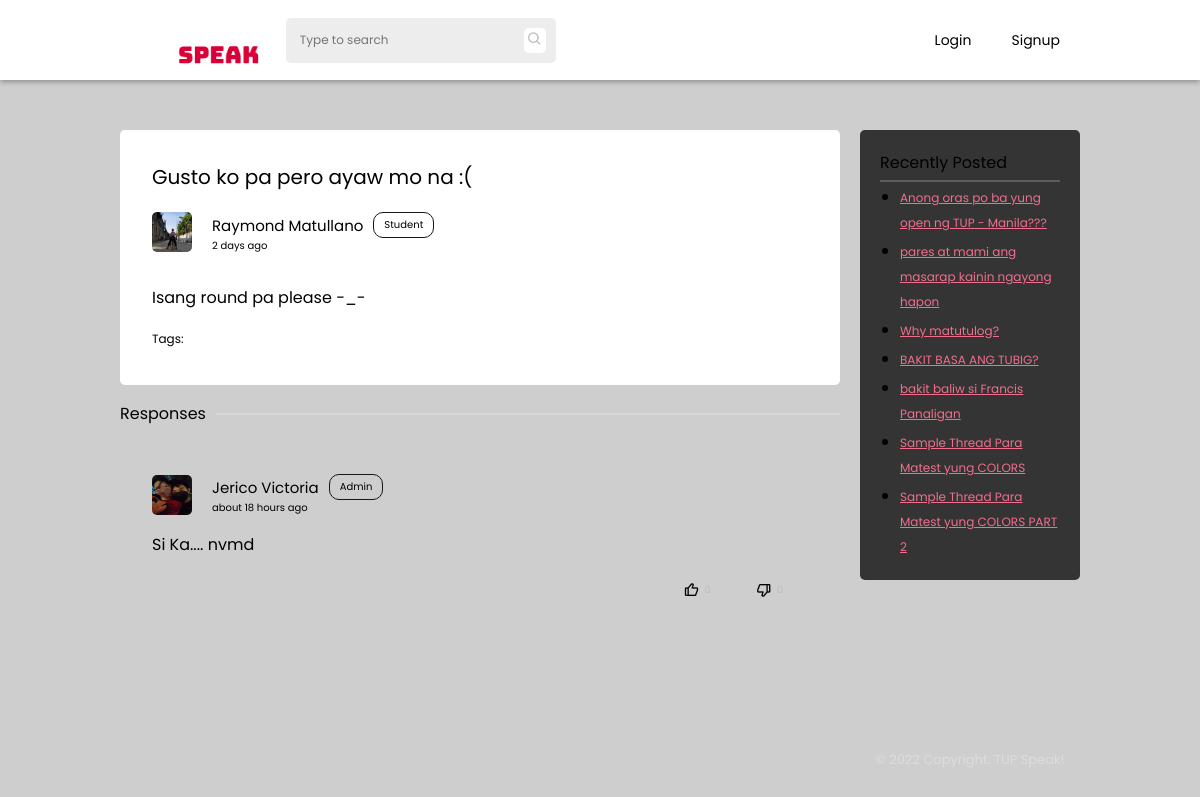
/thread.php?threadid=thrd62a8a1b5b5821, run on the app's committed database.
### tables this page shows
CREATE TABLE `threads` (
  `id` int(11) NOT NULL,
  `thread_id` varchar(255) NOT NULL,
  `author` varchar(255) NOT NULL,
  `title` varchar(255) NOT NULL,
  `body` longtext NOT NULL,
  `tags` varchar(255) NOT NULL,
  `status` int(1) NOT NULL DEFAULT 0,
  `thread_status` varchar(255) NOT NULL DEFAULT 'pending',
  `date_posted` date NOT NULL DEFAULT current_timestamp(),
  `time_posted` time NOT NULL DEFAULT current_timestamp()
);

CREATE TABLE `users` (
  `id` int(11) NOT NULL,
  `uid` varchar(255) NOT NULL,
  `firstname` varchar(255) NOT NULL,
  `lastname` varchar(255) NOT NULL,
  `email` varchar(255) NOT NULL,
  `password` varchar(255) NOT NULL,
  `avatar` varchar(255) NOT NULL DEFAULT 'assets/images/avatar/default.jpg',
  `cover` varchar(255) NOT NULL DEFAULT 'assets/images/avatar/default-cover.jpg',
  `birthdate` date NOT NULL,
  `privileged` tinyint(1) NOT NULL DEFAULT 0,
  `campus` varchar(100) NOT NULL DEFAULT 'Manila',
  `bio` text NOT NULL,
  `account_type` varchar(255) NOT NULL DEFAULT 'student',
  `restricted` tinyint(1) DEFAULT 0,
  `restricted_reason` varchar(255) DEFAULT NULL
);

CREATE TABLE `comments` (
  `id` int(11) NOT NULL,
  `thread_id` varchar(255) NOT NULL,
  `comment_id` varchar(255) NOT NULL,
  `comment_author` varchar(255) NOT NULL,
  `comment_date` date NOT NULL DEFAULT current_timestamp(),
  `comment_time` time NOT NULL DEFAULT current_timestamp(),
  `comment` longtext NOT NULL,
  `answer` tinyint(1) NOT NULL DEFAULT 0
);

### thread.php (the view, shortened to what this page needs)
 <?php
   include('php-scripts/thread-scripts.php');
?>
<!DOCTYPE html>
<html lang="en">
   <head>
      <link rel="stylesheet" href="styles/default.css">
      <link rel="stylesheet" href="styles/thread.css">
      <link rel="stylesheet" href="styles/navbar.css">
      <link href='https://unpkg.com/boxicons@2.1.2/css/boxicons.min.css' rel='stylesheet'>
   </head>
   <body>
      <?php include('php-scripts/navbar.php'); ?>
      <section class="main">
         <div class="container">
            <div class="container-1">
               <div class="threads">
                  <div class="titles">
                     <div class="thread-title">
                        <?php echo $data['title']?>
                     </div>
                     <div class="author">
                        <div class="author-details">
                           <img class="thread-avatar" src="<?php echo $user_data['avatar']?>" alt="">
                           <div class="details">
                              <div class="user">
                                 <p class="name" data-acct="<?php echo $data['author'] ?>"><?php echo $user_data['firstname'] . " " . $user_data['lastname']?></p>
                                 <p class="user-type">Student</p>
                              </div>
                              <p class="date-published">
                              </p>
                           </div>
                        </div>
                     </div>
                  </div>
                  <div class="main-threads">
                     <p class="thread-content-text"><?php echo jsonToHtml($data['body']) ?></p>
                     <p class="tags">Tags:
                     </p>
                  </div>
               </div>
               <div class="divider">
                  <p>Responses</p>
                  <div>
                     <hr>
                  </div>
               </div>
               <div id="comments">
                  <?php fetchComments($_GET['threadid']) ?>
               </div>
            </div>
            <div class="container-2">
               <div class="recently-posted">
                  <p>Recently Posted</p>
                  <hr>
                  <ul>
                  <?php
                     $query = mysqli_query($conn, "SELECT * FROM threads WHERE thread_id != '$tid' AND thread_status = 'open' ORDER BY date_posted DESC LIMIT 7");
                     while($data = mysqli_fetch_assoc($query)){
                        echo '<li><a href="thread.php?threadid='.$data['thread_id'].'">'.$data['title'].'</a></li>';
                     }
                  ?>
                  </ul>
               </div>
               <footer>
                  <p>&copy; 2022 Copyright: TUP Speak!</p>
               </footer>
            </div>
         </div>
      </section>
   </body>
</html>

### php-scripts/thread-scripts.php (shortened to what this page needs)
<?php
    include('db.php');
    $firstCheck = true;
    function fetchComments($tid){
        global $conn;
        $query = mysqli_query($conn, "SELECT * FROM comments WHERE thread_id='$tid' ORDER BY answer DESC");
        $data_comment = $query->fetch_assoc();
        if (!empty($data_comment)){
            do{
                $user = mysqli_query($conn, "SELECT * FROM users WHERE uid='{$data_comment["comment_author"]}'");
                $data = mysqli_fetch_array($user);
                if ($data){
                    $author_given_name = $data['firstname'];
                    $author_family_name = $data['lastname'];
                    $author_avatar = $data['avatar'];
                }
                if (isset($_SESSION['uid'])){
                    $commentQuery = mysqli_query($conn, "SELECT * FROM votes WHERE comment_id = '{$data_comment['comment_id']}' and uid = '{$_SESSION['uid']}'");
                    $voteComment = mysqli_fetch_assoc($commentQuery);
                    if($voteComment){
                        $vStat = $voteComment['status'];
                        if ( $vStat == "upvote"){
                            $upvote_class = "bx bxs-like";
                            $downvote_class = "bx bx-dislike";
                        } else if ($vStat == "downvote"){
                            $upvote_class = "bx bx-like";
                            $downvote_class = "bx bxs-dislike";
                        }
                    } else{
                        $upvote_class = "bx bx-like";
                        $downvote_class = "bx bx-dislike";
                    }
                } else{
                    $upvote_class = "bx bx-like";
                    $downvote_class = "bx bx-dislike";
                }
                $voteQuery = mysqli_query($conn, "SELECT COUNT(id) FROM `votes` WHERE status='upvote' and comment_id = '{$data_comment['comment_id']}'");
                $data_votes = mysqli_fetch_assoc($voteQuery);
                $upvotes = $data_votes['COUNT(id)'];
                $voteQuery = mysqli_query($conn, "SELECT COUNT(id) FROM `votes` WHERE status='downvote' and comment_id = '{$data_comment['comment_id']}'");
                $data_votes = mysqli_fetch_assoc($voteQuery);
                $downvotes = $data_votes['COUNT(id)'];
                echo '
                <div class="main-comment">
                    <div class="author-comment">
                        <div class="author-info">
                            <img class="thread-avatar" src="'. $author_avatar .'" alt="">
                            <div class="details">
                                <div class="user">
                                    <p class="name" data-acct="'.$data_comment["comment_author"].'">'. $author_given_name . " " . $author_family_name .'</p>
                                    <p class="user-type">'. ucfirst($data['account_type']) .'</p>
                                </div>
                                <p class="date-published" data-date="'.$data_comment['comment_id'].'"><script>$("[data-date='.$data_comment['comment_id'].']").html(jQuery.timeago("'. $data_comment['comment_date'] . " " . $data_comment['comment_time'] .'"))</script></p>
                            </div>
                        </div>
                        ';
                    echo'
                    </div>
                    <p id="main-answer"> '.$data_comment['comment'].'</p>
                    <div class="response" data-comment="'.$data_comment['comment_id'].'">';
                        echo'
                        <div class="vote-button" data-vote="upvote">
                           <i data-icon="u'.$data_comment['comment_id'].'" class="'.$upvote_class.'"></i><span class="comment-upvote">'.$upvotes.'</span>
                        </div>
                        <div class="vote-button" data-vote="downvote">
                           <i data-icon="d'.$data_comment['comment_id'].'" class="'.$downvote_class.'"></i><span class="comment-downvote">'.$downvotes.'</span>
                        </div>
                     </div>
                </div>
                ';
            } while ($data_comment = $query->fetch_assoc());
        }
    }
    function jsonToHtml($jsonStr) {
        $obj = json_decode($jsonStr);
        $html = '';
        foreach ($obj->blocks as $block) {
            switch ($block->type) {
                case 'paragraph':
                    $html .= '<p>' . $block->data->text . '</p>';
                    break;
            }
        }
        return $html;
    }
    if(isset($_GET['threadid'])){
        if ($firstCheck == true){
            $tid = (isset($_GET['threadid'])) ? $_GET['threadid'] : NULL;
            $query = mysqli_query($conn, "SELECT * FROM threads WHERE thread_id = '$tid'");
            $data = mysqli_fetch_array($query);
            $query = mysqli_query($conn, "SELECT * FROM users WHERE uid = '{$data['author']}'");
            $user_data = mysqli_fetch_array($query);
        }
    }
?>

### styles/default.css (style rules this page uses)
* { padding: 0; margin: 0; transition: ease .3s; font-family: 'Poppins', sans-serif; color: black; }
:root { --primary: #da0037; --primary-dark: #ae002b; --secondary: #f16e8f; --student: #ACDF87; --gray: #444444; --gray-dark: #171717; --gray-light: #EDEDED; --gray-lighter: rgb(190, 190, 190); --card-bg: #ffffff; --card-secondary: rgb(172, 172, 172); --dark: #1A1A1B; --dark-secondary: #343434; --input-border: rgba(0,0,0,.3); --link-color: #2E88FE; --light: #fff; --light-color: #000; --dark-color: #fff; }
html,body { scroll-behavior: smooth; overflow-y: hidden; background: #cecece; }
hr { border: 1px solid rgba(255,255,255,.2); }

### styles/thread.css (style rules this page uses)
.main { margin: 0 2%; margin-top: calc(50px + var(--navbar-height)); width: -webkit-fill-available; width: -moz-available; }
.container { height: 100vh; display: grid; grid-template-columns: 1fr 1fr; gap: 20px; position: fixed; left: 50%; transform: translateX(-50%); max-width: 80vw; width: 100%; }
.container-1 { margin-bottom: 5em; padding-bottom: 5em; display: flex; flex-direction: column; overflow-y: scroll; width: 60vw; }
.container-1 { -ms-overflow-style: none; scrollbar-width: none; }
.threads { padding: 2em; background-color: var(--light); border-radius: 5px; }
.titles { border-radius: 10px; background-color: var(--light); border-bottom-left-radius: 0; border-bottom-right-radius: 0; }
.thread-title { font-size: 20px; margin-bottom: 1em; }
.thread-avatar { width: 40px; height: 40px; border-radius: 5px; }
.tags { font-size: 12px; }
.author { display: flex; align-items: center; justify-content: space-between; }
.author-comment { display: flex; align-items: center; justify-content: space-between; }
.author-info { display: flex; align-items: center; padding-bottom: 1em; }
.author-details { display: flex; flex-direction: row; }
.details { margin: 0 20px; }
.user { display: flex; flex-direction: row; align-items: center; }
.user-type { font-size: 10px; padding: 4px 10px; margin: 0 10px; border-radius: 10px; border: 1px solid var(--gray-dark); }
.name { font-size: 15px; cursor: pointer; }
.date-published { font-size: 10px; }
.main-threads p, .main-threads h1, .main-threads h2, .main-threads h3, .main-threads h4, .main-threads h5, .main-threads h6 { padding: 5px 0; }
.thread-content-text { font-size: 17px; }
.divider { margin: 1em 0; display: flex; align-items: center; justify-content: space-between; }
.divider div { flex-grow: 1; }
.divider p { margin-right: 10px; }
.author { margin-bottom: 1em; }
.main-comment { padding: 2em; border-radius: 5px; margin-bottom: 20px; }
.response { display: flex; width: -webkit-fill-available; width: -moz-available; justify-content: flex-end; margin-top: 15px; }
.vote-button, .correct-button { padding: 10px 15px; margin: 0 5px; display: flex; align-items: center; cursor: pointer; border-radius: 4px; }
.vote-button span, .correct-button span { font-size: 10px; color: var(--gray-lighter); margin: 0 5px; }
.container-2 { overflow: hidden; display: flex; flex-direction: column; justify-content: space-between; height: 80vh; }
footer { text-align: center; }
footer p { font-size: 13px; color: rgba(255, 255, 255, .3); }
.recently-posted { background-color: var(--dark-secondary); padding: 20px; border-radius: 5px; }
.recently-posted ul { padding-left: 20px; }
.recently-posted li { padding: 2px 0; }
.recently-posted li a { color: var(--secondary); font-size: 12px; }
.recently-posted p { padding-bottom: 5px; }

### styles/navbar.css (style rules this page uses)
:root { --navbar-height: 80px; }

### data on the page
threads: title "Gusto ko pa pero ayaw mo na :("
users: avatar (picture), firstname "Raymond", lastname "Matullano"
comments: users.avatar (picture), users.firstname "Jerico", users.lastname "Victoria", users.account_type "Admin", comment "Si Ka.... nvmd"
threads: title "Anong oras po ba yung open ng TUP - Manila???"
threads: title "pares at mami ang masarap kainin ngayong hapon"
threads: title "Why matutulog?"
threads: title "BAKIT BASA ANG TUBIG?"
threads: title "bakit baliw si Francis Panaligan"
threads: title "Sample Thread Para Matest yung COLORS"
threads: title "Sample Thread Para Matest yung COLORS PART 2"

### other printed values
$block->data->text "Isang round pa please -_-"
